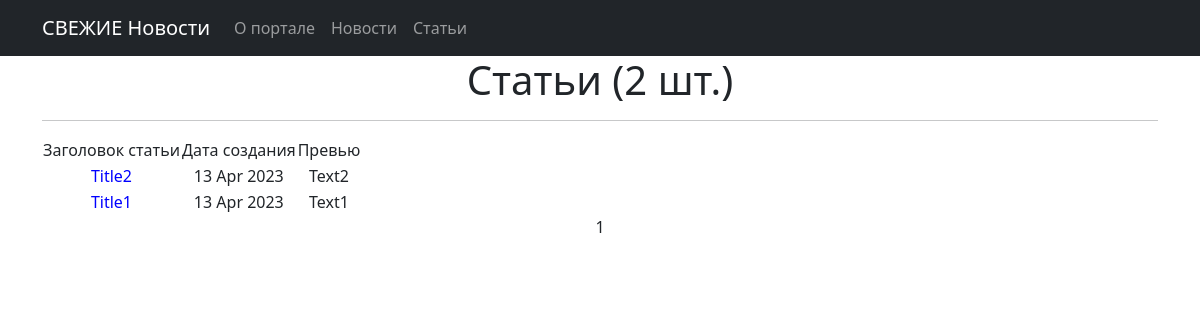
/articles/, run on an earlier commit of the app's database.
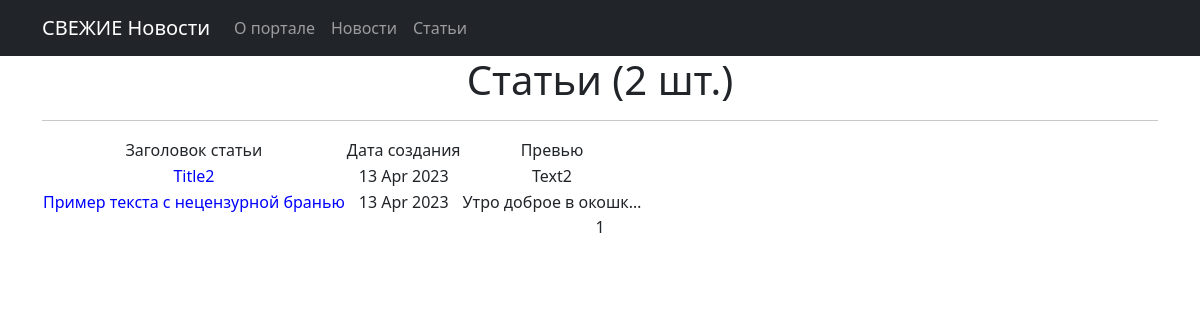
And on a later commit of the database.
### news/models.py (models this page shows, shortened)
class Post(models.Model):
    news = 'NW'
    article = 'AR'
    POSTS = [
        (news, 'Новость'),
        (article, 'Статья')
    ]
    author = models.ForeignKey(Author, on_delete=models.CASCADE)
    post_type = models.CharField(max_length=2, choices=POSTS, default=article)
    time_create = models.DateTimeField(auto_now_add=True)
    category = models.ManyToManyField(Category, through='PostCategory')
    title = models.CharField(max_length=255)
    text = models.TextField()
    rating = models.IntegerField(default=0)

### news/views.py (the view)
# urls.py: path('articles/', ArticlesList.as_view(), name='articles_list'),
class ArticlesList(ListView):
    queryset = Post.objects.filter(post_type = 'AR').order_by('-time_create')
    template_name = 'News/articles_list.html'
    context_object_name = 'posts'
    paginate_by = 10

### templates/News/articles_list.html (shortened to what this page needs)
{% extends 'default.html' %}
{% load custom_filters %}
{% load custom_tags %}
{% block content %}
<h1>Статьи ({{ posts|length }} шт.)</h1>
<hr>
{% if posts %}
<table>
    <tr>
        <td> Заголовок статьи</td>
        <td> Дата создания</td>
        <td> Превью</td>
    </tr>
    {% for post in posts %}
    <tr>
        <td><a class="nav-link" href="/articles/{{ post.id }}" style="color: blue">{{ post.title }}</a></td>
        <td>{{ post.time_create|date:'d M Y' }}</td>
        <td>{{ post.text|truncatechars:20 }}</td>
    </tr>
    {% endfor %}
</table>
{% else %}
<h2> Новостей нет! </h2>
{% endif %}
{{ page_obj.number }}
{% endblock content %}

What changed in the data, as far as the page shows it:
changed Post: title "Title1" → "Пример текста с нецензурной бранью"; text "Text1" → "Утро доброе в окошк…"
